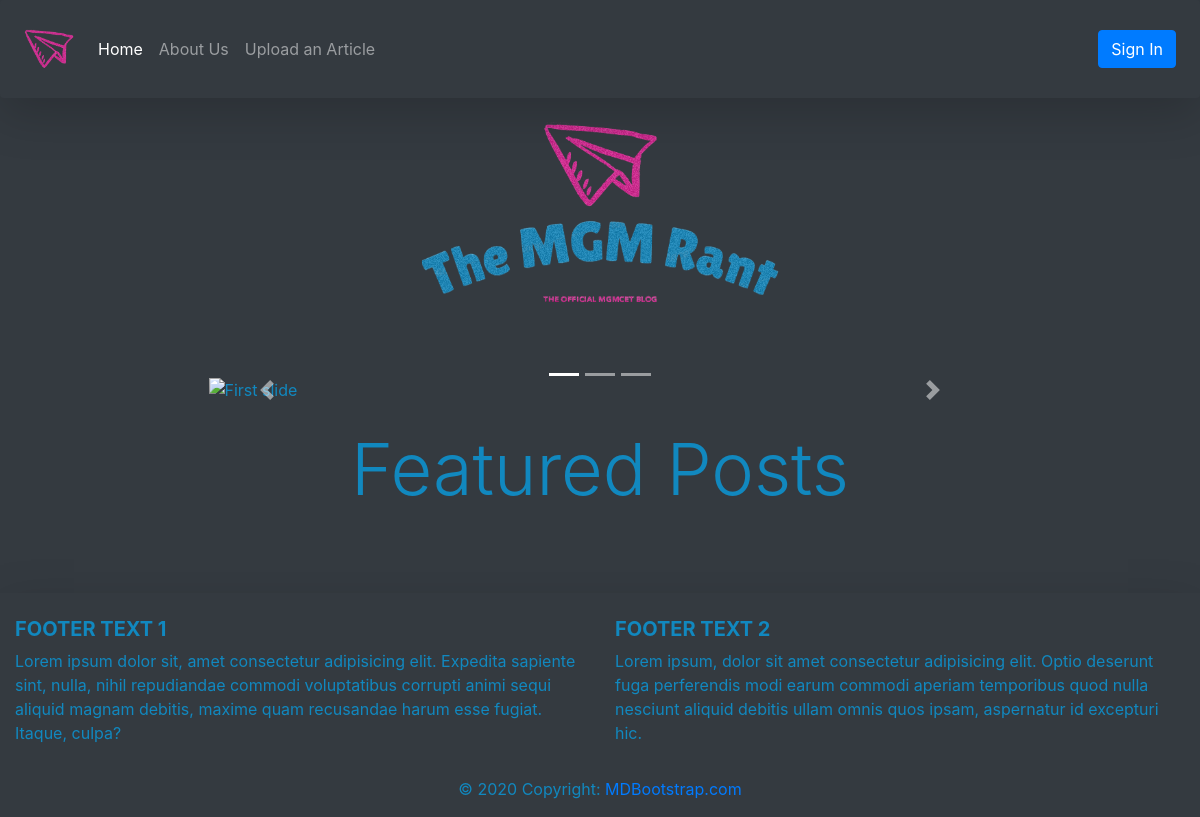
/blog/, run on an earlier commit of the app's database.
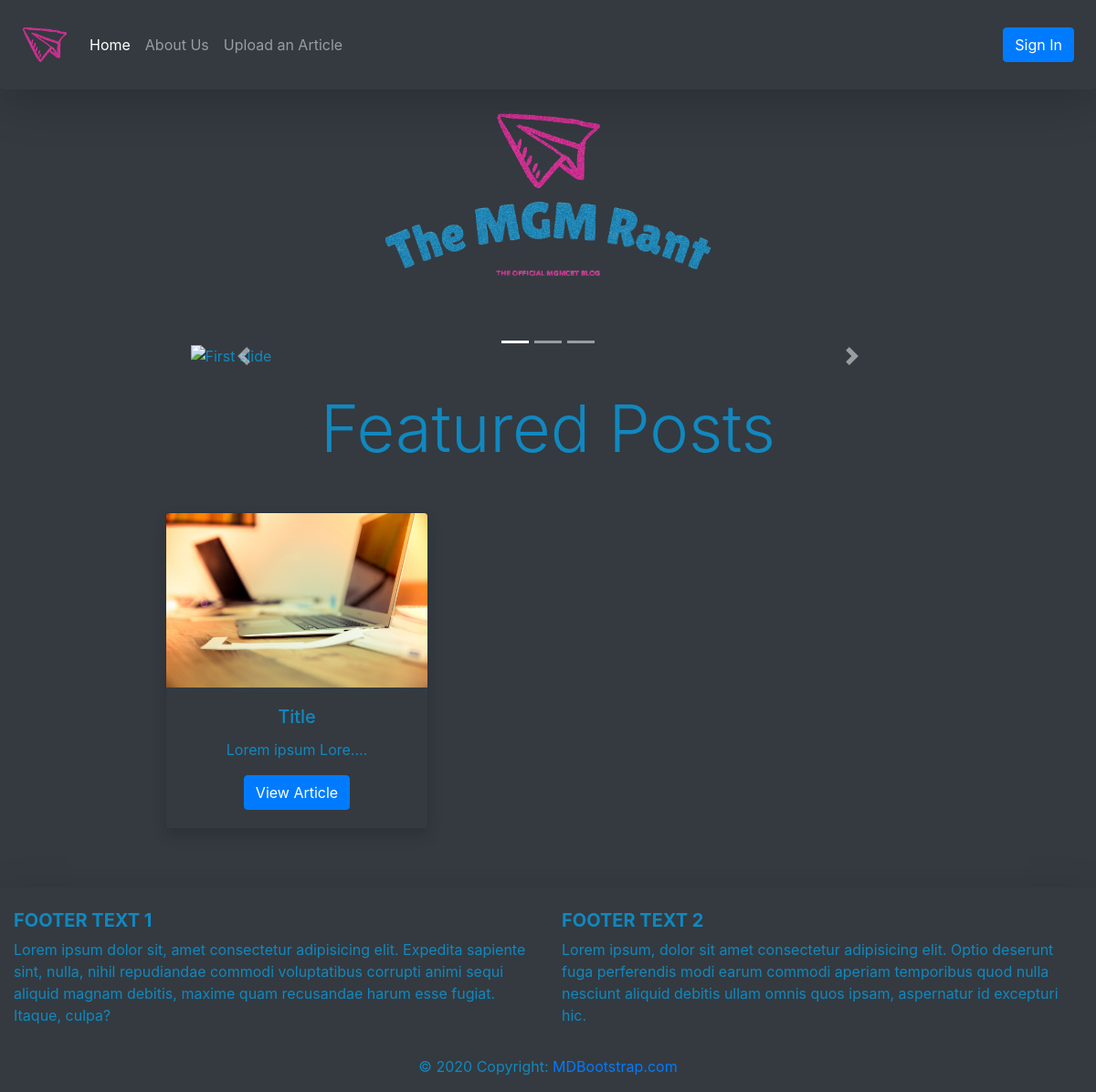
And on a later commit of the database.
### tables this page shows
CREATE TABLE "approvedPosts" (
	"Date"	DATE NOT NULL,
	"Author"	TEXT NOT NULL,
	"Title"	TEXT NOT NULL,
	"small_content"	TEXT NOT NULL
);

### blog/index.php (the view, shortened to what this page needs)
<?php
include '../includes/php/connect.php';
?>
<!doctype html>
<head>
  <link rel="stylesheet" href="/includes/css/blog-main.css">
  <link rel="stylesheet" href="https://stackpath.bootstrapcdn.com/bootstrap/4.5.0/css/bootstrap.min.css">
  <link rel="stylesheet" href="https://cdnjs.cloudflare.com/ajax/libs/font-awesome/4.7.0/css/font-awesome.min.css">
</head>
<body class="bg-dark">
<div w3-include-html="/includes/php/header.html"></div>
  <img class="center" src="/includes/img/logo.png" alt="The MGM Rant" class="logo">
  <br><br>
  <div class="col-lg-9 bg-dark carousel">
    <div id="carouselExampleIndicators" class="carousel slide my-4" data-ride="carousel" >
      <ol class="carousel-indicators">
          <li data-target="#carouselExampleIndicators" data-slide-to="0" class="active"></li>
          <li data-target="#carouselExampleIndicators" data-slide-to="1"></li>
          <li data-target="#carouselExampleIndicators" data-slide-to="2"></li>
        </ol>
        <div class="carousel-inner" role="listbox">
        <div class="carousel-item active">
          <img class="d-block img-fluid" src="https://www.mgmmumbai.ac.in/mgmcet/sites/default/files/inline-images/accellors.jpg" alt="First slide">
        </div>
        <a class="carousel-control-prev" href="#carouselExampleIndicators" role="button" data-slide="prev">
          <span class="carousel-control-prev-icon" aria-hidden="true"></span>
        </a>
        <a class="carousel-control-next" href="#carouselExampleIndicators" role="button" data-slide="next">
          <span class="carousel-control-next-icon" aria-hidden="true"></span>
        </a>
    </div>
</div>
<h3 class="display-3 text-center text-reset" >Featured Posts</h3><br>
<div class="container">
  <div class="row text-center">
  <?php
  $statement = $db->prepare("SELECT * FROM approvedPosts;");
  $result = $statement->execute();
    while($row = $result->fetchArray()){ ?>
      <div class="card bg-dark shadow" style="width: 18rem;">
        <a href="/blog/posts/<?php echo $row['Title']; ?>.html"><img src="/includes/posts/images/<?php echo $row['Title']; ?>/image1.jpeg" class="card-img-top" alt="Your net slow lol"></a>
        <div class="card-body">
          <h5 class="card-title"><?php echo $row['Title']; ?></h5>
          <p class="card-text"><?php echo $row['small_content']; ?></p>
          <a href="/blog/posts/<?php echo $row['Title']; ?>.html" class="btn btn-primary">View Article</a>
        </div>
      </div>
    <?php } ?>
  </div>
</div>
</div>
<br><br>
<div w3-include-html="/includes/php/footer.html"></div>
</body>
</html>

### includes/css/blog-main.css (style rules this page uses)
.bg-dark { color: #1188bf; }
.text-reset { font-size: 0.5em; }
.card { overflow: hidden; margin: 1em; }
.card-img-top { transition: all 0.3s ease-in; }
.center { display: block; margin-left: auto; margin-right: auto; size: 50%; width: 30%; height: auto; }
.carousel { width:90%; height: auto; margin:0 auto; }

What changed in the data, as far as the page shows it:
added approvedposts: Title (picture), Title "Title", small_content "Lorem ipsum Lore...."
